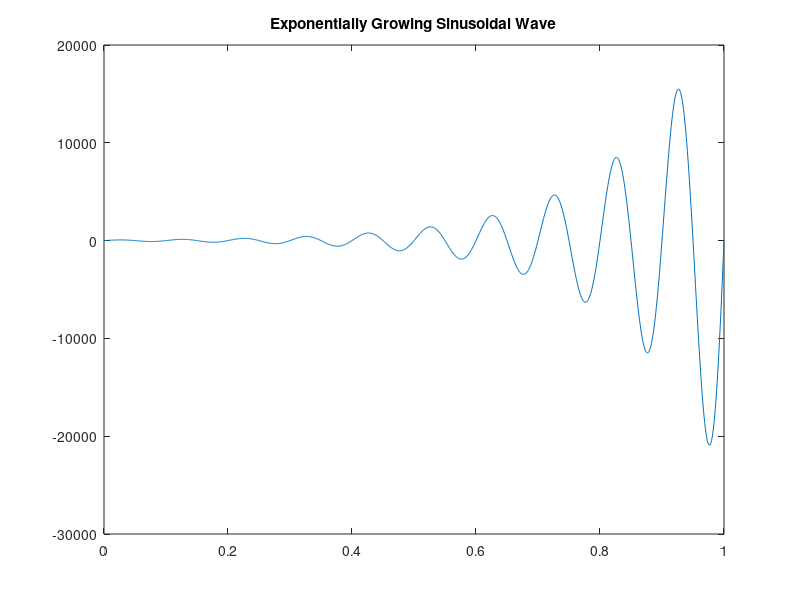

The MATLAB source for this figure:
% Set the values of the parameters
A = 60;       % amplitude of the wave
WO = 20*pi;   % frequency of the wave
phi = 0;      % phase of the wave
a = 6;        % rate of exponential growth

% Create a time vector
t = 0:0.001:1;   % time goes from 0 to 1 second in steps of 0.001 seconds

% Compute the waveform
expsine = A*sin(WO*t + phi).*exp(a*t);

% Plot the waveform
figure
plot(t, expsine)
title('Exponentially Growing Sinusoidal Wave')
